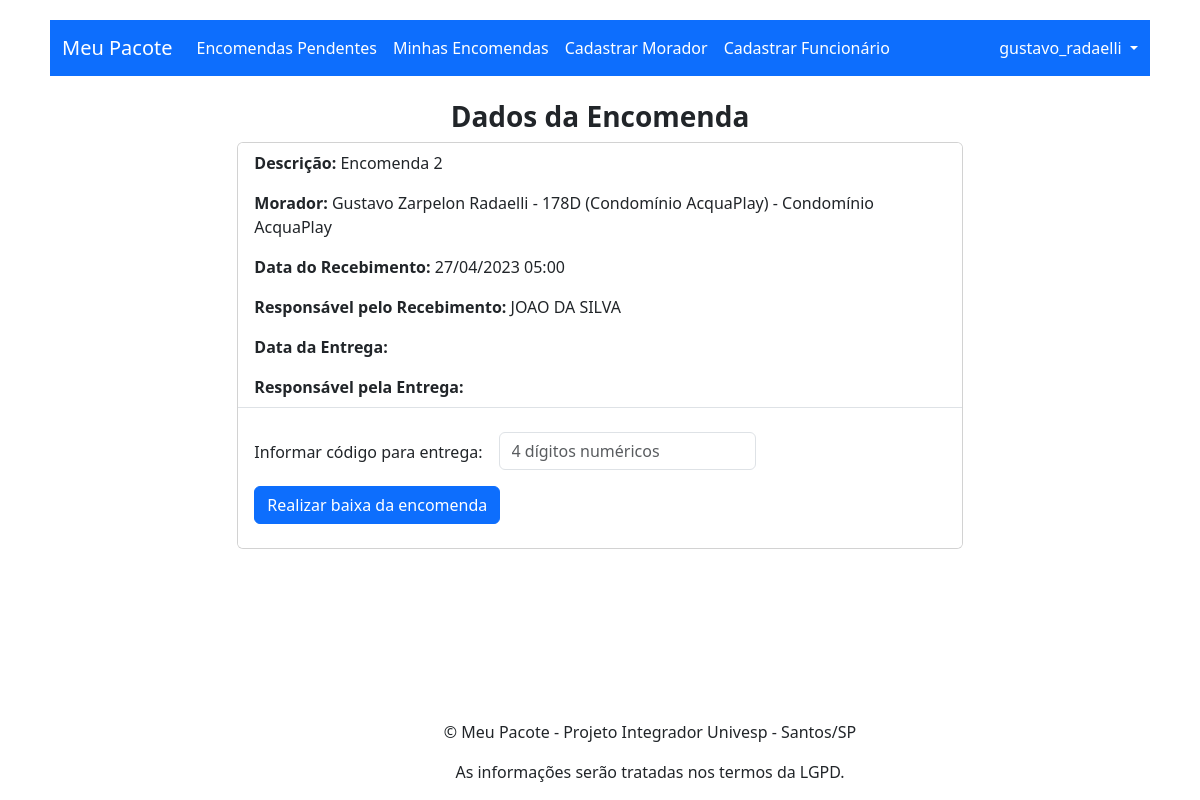
Page /encomenda/2 (signed in) on the committed database.
### app_meu_pacote/models.py (models this page shows, shortened)
class Encomenda(models.Model):
    id = models.AutoField(primary_key=True)
    morador = models.ForeignKey(Morador, on_delete=models.CASCADE)
    descricao = models.CharField(max_length=100)
    data_hora_recebimento = models.DateTimeField()
    data_hora_entrega = models.DateTimeField(blank=True, null=True)
    codigo_retirada = models.CharField(max_length=4, default='0000')
    funcionario_recebimento = models.ForeignKey(Funcionario, on_delete=models.CASCADE, related_name='funcionario_recebimento')
    funcionario_entrega = models.ForeignKey(Funcionario, on_delete=models.CASCADE, related_name='funcionario_entrega', blank=True, null=True)

class Morador(models.Model):
    id = models.AutoField(primary_key=True)
    user = models.OneToOneField(User, on_delete=models.CASCADE)
    nome = models.CharField(max_length=100)
    apartamento = models.ForeignKey(Apartamento, on_delete=models.CASCADE, related_name='apartamentos')
    email = models.EmailField()
    telefone = models.CharField(max_length=20)
    def __str__(self):
        return f'{self.nome} - {self.apartamento} - {self.apartamento.condominio}'

class Apartamento(models.Model):
    id = models.AutoField(primary_key=True)
    numero = models.CharField(max_length=10)
    condominio = models.ForeignKey(Condominio, on_delete=models.CASCADE, related_name='apartamentos')
    def __str__(self):
        return f"{self.numero} ({self.condominio})"

class Condominio(models.Model):
    id = models.AutoField(primary_key=True)
    nome = models.CharField(max_length=100)
    endereco = models.CharField(max_length=100)
    telefone = models.CharField(max_length=20)
    email = models.EmailField()
    def __str__(self) -> str:
        return self.nome

class Funcionario(models.Model):
    id = models.AutoField(primary_key=True)
    user = models.OneToOneField(User, on_delete=models.CASCADE)
    nomeF = models.CharField(max_length=100)
    condominio = models.ForeignKey('Condominio', on_delete=models.CASCADE, related_name='funcionarios')
    funcaoFuncionario = models.CharField(max_length=100)
    email = models.EmailField()
    telefone = models.CharField(max_length=20)
    def __str__(self):
        return self.nomeF

### app_meu_pacote/views.py (the view)
# urls.py: path('encomenda/<int:encomenda_id>', app_meu_pacote_views.encomenda, name='encomenda'),
def encomenda(request, encomenda_id):
    if not request.user.is_authenticated:
        return redirect('index') # issue ---> precisa redirecionar para a página de login
    encomenda = get_object_or_404(Encomenda, id=encomenda_id)
    if request.method == 'POST':
        form = BaixaEncomendaForm(request.POST)
        if form.is_valid():
            codigo_enviado = str(form.data['codigo_enviado'])
            if codigo_enviado == encomenda.codigo_retirada:
                encomenda.data_hora_entrega = datetime.datetime.now(tz=timezone.utc)
                encomenda.funcionario_entrega = Funcionario.objects.get(user=request.user)
                encomenda.save()
                msg = f'Encomenda "{encomenda.descricao}" para "{encomenda.morador}" baixada com sucesso!'
                return render(request, 'encomenda.html',{'encomenda':encomenda,'msg': msg})
            else:
                msg_error = 'Código informado é inválido!'
                return render(request, 'encomenda.html', {'encomenda':encomenda,'msg_error': msg_error})
    else:
        encomenda = get_object_or_404(Encomenda, id=encomenda_id)
        form = BaixaEncomendaForm()
        return render(request, 'encomenda.html', {'encomenda':encomenda,'form': form})

### app_meu_pacote/forms.py
class BaixaEncomendaForm(forms.Form):
    codigo_enviado = forms.CharField(label='Código enviado', max_length=4, widget=forms.TextInput(attrs={'class': 'form-control'}))

### app_meu_pacote/templates/encomenda.html (shortened to what this page needs)
{% extends 'base.html' %}
{% block content %}
<br>
<h3 class="text-center fw-bold">Dados da Encomenda</h3>
<div class="row">
    <div class="col-md-8 offset-md-2">
        <div class="card">
            <ul class="list-group list-group-flush">
              <li class="list-group-item">
                <p class="card-text"><strong>Descrição:</strong> {{ encomenda.descricao }}</p>
                <p class="card-text"><strong>Morador:</strong> {{ encomenda.morador }}</p>
                <p class="card-text"><strong>Data do Recebimento:</strong> {{ encomenda.data_hora_recebimento|date:'d/m/Y H:i' }}</p>
                <p class="card-text"><strong>Responsável pelo Recebimento:</strong> {{ encomenda.funcionario_recebimento }}</p>
                <p class="card-text"><strong>Data da Entrega:</strong> {% if encomenda.data_hora_entrega != None %} {{ encomenda.data_hora_entrega|date:'d/m/Y H:i' }} {% endif %}</p>
                <p class="card-text"><strong>Responsável pela Entrega:</strong> {% if encomenda.data_hora_entrega != None %} {{ encomenda.funcionario_entrega }} {% endif %}</p>
              </li>
              {% if encomenda.data_hora_entrega == None %}
              <li class="list-group-item mt-3">
                <form method="post" class="row g-3">
                  <div class="col-auto pt-2">
                    <label for="id_codigo_enviado">Informar código para entrega:</label>
                  </div>
                  <div class="col-auto">
                    <input type="text" name="codigo_enviado" class="form-control" maxlength="4" required id="id_codigo_enviado" placeholder="4 dígitos numéricos">
                  </div>
                  <div class="col-auto">
                    <button type="submit" class="btn btn-primary mb-3">Realizar baixa da encomenda</button>
                  </div>
                </form>
              </li>
              {% endif %}
            </ul>
            </div>
        </div>
    </div>
{% endblock %}

### app_meu_pacote/templates/base.html (shortened to what this page needs)
{% load static %}
<!DOCTYPE html>
<html lang="pt-br">
<head>
  <link rel="stylesheet" href="{% static 'css/styles.css' %}">
  {% block head %}
  {% load bootstrap5 %}
  {% bootstrap_css %}
  {% endblock %}
</head>
<body>
  <header>
    <nav class="navbar navbar-expand-lg navbar-dark bg-primary">
      <div class="container-fluid">
        <a class="navbar-brand" href="..">Meu Pacote</a>
        <div class="collapse navbar-collapse" id="navbarSupportedContent">
          <ul class="navbar-nav me-auto mb-2 mb-lg-0">
            <li class="nav-item">
              <a class="nav-link active" href="/encomendas_pendentes">Encomendas Pendentes</a>
            </li>
            <li class="nav-item">
              <a class="nav-link active" href="/minhas_encomendas">Minhas Encomendas</a>
            </li>
            <li class="nav-item">
              <a class="nav-link active" href="/cadastrar_morador">Cadastrar Morador</a>
            </li>
            <li class="nav-item">
              <a class="nav-link active" href="/cadastrar_funcionario">Cadastrar Funcionário</a>
            </li>
          </ul>
          {% if user.is_authenticated %}
          <li class="nav-item dropdown d-flex">
            <a class="nav-link dropdown-toggle text-white me-auto" href="#" id="navbarDropdown" role="button" data-bs-toggle="dropdown" aria-expanded="false">
              {{ user.username }}
            </a>
          </li>
          {% endif %}
        </div>
      </div>
    </nav>
  </header>
  <main>
    {% block content %}
    {% endblock %}
  </main>
  <footer>
    <p class="text-center">&copy; Meu Pacote - Projeto Integrador Univesp - Santos/SP</p>
    <p class="text-center">As informa&ccedil;&otilde;es ser&atilde;o tratadas nos termos da LGPD.</p>
  </footer>
</body>
</html>

### app_meu_pacote/static/css/styles.css (style rules this page uses)
html { margin-left: 50px; margin-right: 50px; margin-top: 20px; margin-bottom: 20px; }
footer { position: fixed; bottom: 0; width: 100%; }

### rows in the picture
Encomenda: descricao "Encomenda 2", morador "Gustavo Zarpelon Radaelli - 178D (Condomínio AcquaPlay) - Condomínio AcquaPlay", data_hora_recebimento "27/04/2023 05:00", funcionario_recebimento "JOAO DA SILVA"

### other values in the picture
{{ user.username }} "gustavo_radaelli"
